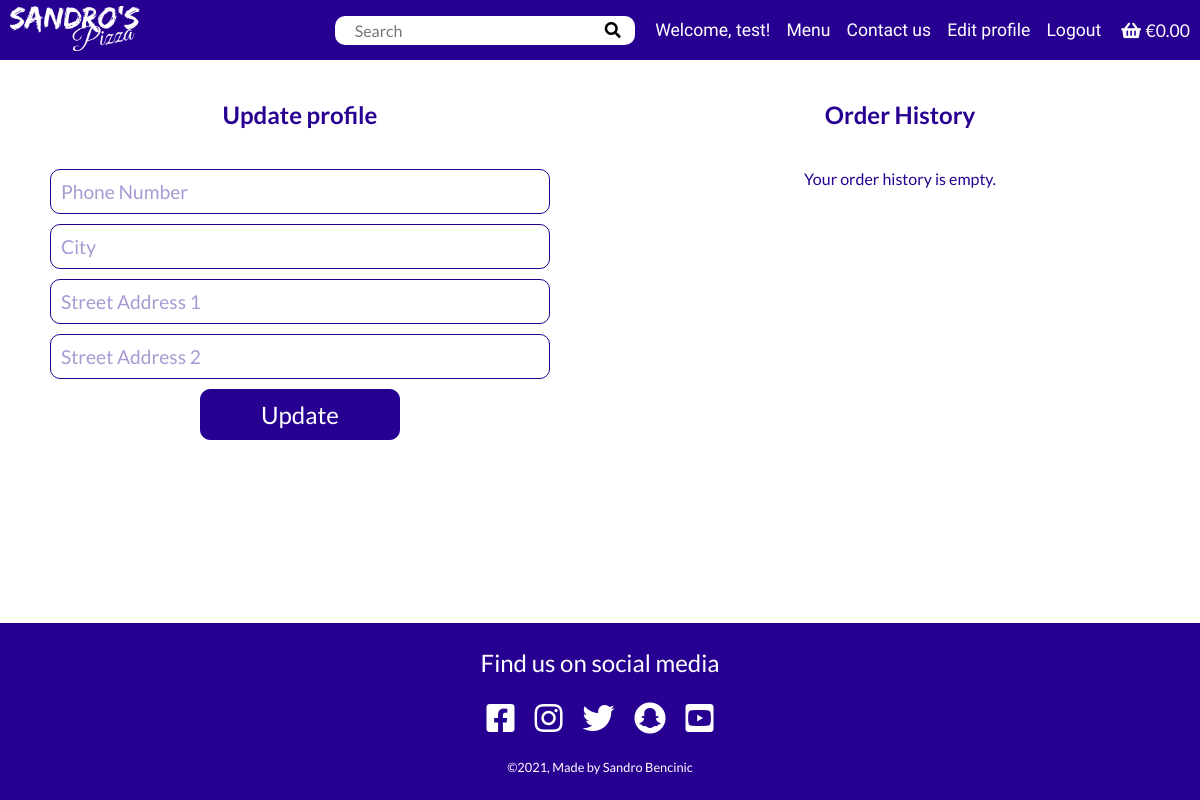
Page /profiles/profile/ (signed in) on the earlier database version.
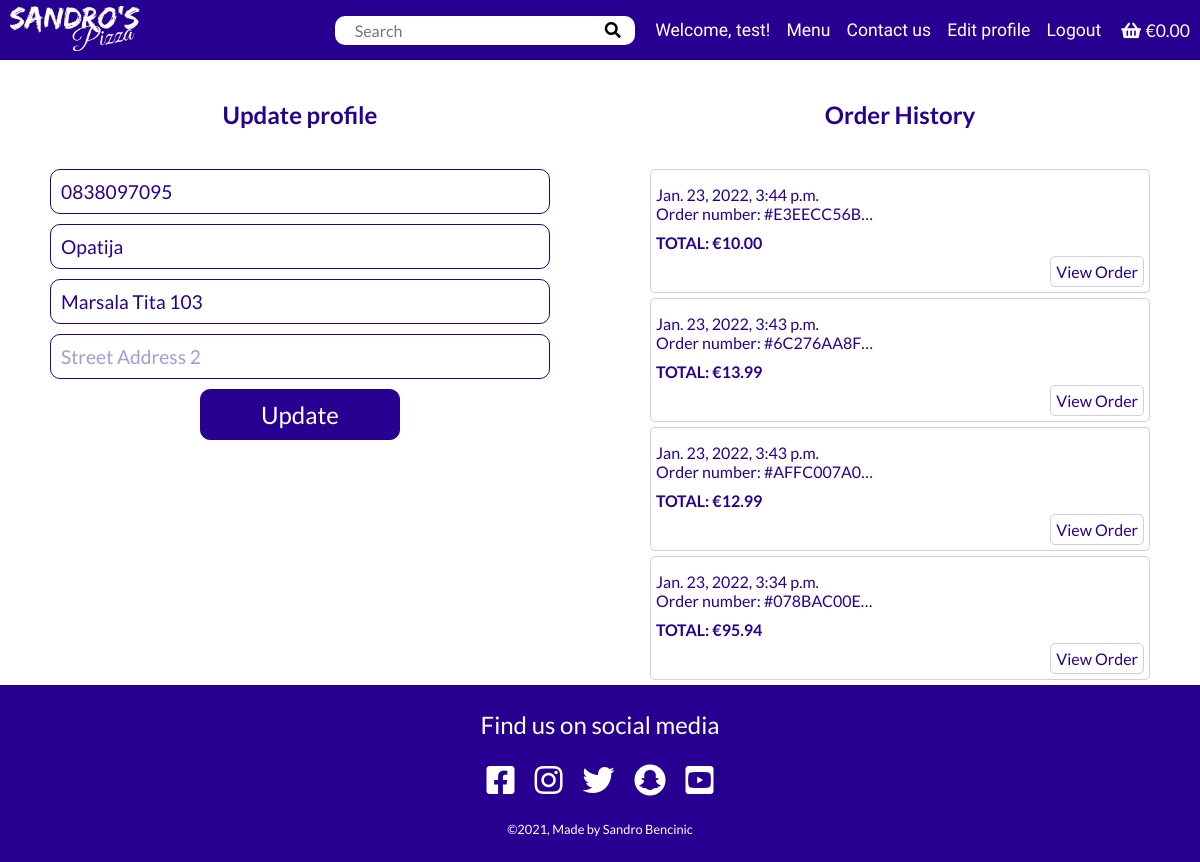
Same page on the later database version.
### profiles/models.py (models this page shows, shortened)
class UserProfile(models.Model):
    user = models.OneToOneField(User, on_delete=models.CASCADE)
    default_phone_number = models.CharField(
        max_length=20, null=True, blank=True)
    default_city = models.CharField(
        max_length=40, null=True, blank=True)
    default_street_address1 = models.CharField(
        max_length=80, null=True, blank=True)
    default_street_address2 = models.CharField(
        max_length=80, null=True, blank=True)

### checkout/models.py (models this page shows, shortened)
class Order(models.Model):
    user_profile = models.ForeignKey(
        UserProfile, on_delete=models.SET_NULL,
        null=True, blank=True, related_name='orders')
    full_name = models.CharField(max_length=100)
    email = models.EmailField(max_length=100)
    phone_number = models.CharField(max_length=100)
    street_address1 = models.CharField(max_length=100)
    street_address2 = models.CharField(max_length=100, null=True, blank=True)
    city = models.CharField(max_length=100)
    date = models.DateTimeField(auto_now_add=True)
    order_number = models.CharField(max_length=32, editable=False)
    order_total = models.DecimalField(
        max_digits=10, decimal_places=2, default=0, null=True)
    original_bag = models.TextField(null=False, blank=False, default='')
    stripe_pid = models.CharField(
        max_length=254, null=False, blank=False, default='')

### profiles/views.py (the view)
# urls.py: path('profile/', profile, name='profile'),
@login_required
def profile(request):
    profile = get_object_or_404(UserProfile, user=request.user)
    if request.method == 'POST':
        form = UserProfileForm(request.POST, instance=profile)
        if form.is_valid():
            form.save()
            messages.success(request, 'Profile updated successfully')
    form = UserProfileForm(instance=profile)
    orders = profile.orders.all()[::-1]
    context = {
        'form': form,
        'orders': orders
    }
    return render(request, 'profiles/profile.html', context)

### profiles/forms.py
class UserProfileForm(forms.ModelForm):
    class Meta:
        model = UserProfile
        exclude = ('user',)
    def __init__(self, *args, **kwargs):
        super().__init__(*args, **kwargs)
        placeholders = {
            'default_phone_number': 'Phone Number',
            'default_city': 'City',
            'default_street_address1': 'Street Address 1',
            'default_street_address2': 'Street Address 2',
        }
        self.fields['default_phone_number'].widget.attrs['autofocus'] = True
        for field in self.fields:
            if self.fields[field].required:
                placeholder = f'{placeholders[field]} *'
            else:
                placeholder = placeholders[field]
            self.fields[field].widget.attrs['placeholder'] = placeholder
            self.fields[field].label = False

### order/contexts.py (called while the page is built, shortened)
def contexts(request):
    bag_items = []
    grand_total = 0
    if request.user.is_authenticated:
        delivery_fee = 0
    else:
        delivery_fee = 2
    grand_total += delivery_fee
    order_time = None
    bag = request.session.get('bag', {})
    context = {
        'bag_items': bag_items,
        'grand_total': grand_total,
        'order_time': order_time,
        'delivery_fee': delivery_fee,
    }
    return context

### profiles/templates/profiles/profile.html (shortened to what this page needs)
{% extends 'base.html' %}
{% load static %}
{% block content %}
    <div class="profile-container">
        <div class="update-profile">
            <h2 class="update-profile__title">Update profile</h2>
            <form class="update-profile-form" action="{% url 'profile' %}" method="post">
                {{ form.as_p }}
                <button class="btn btn--update-profile" type="submit">Update</button>
            </form>
        </div>
        <div class="orderhistory">
            <h2 class="orderhistory__title">Order History</h2>
            {% if orders|length == 0  %}
                <p class="orderhistory__text">Your order history is empty.</p>
            {% else %}
                {% for order in orders %}
                    <div class="orderhistory__item">
                        <p class="orderhistory__date">{{ order.date }}</p>
                        <p class="orderhistory__number">Order number: #{{ order.order_number|truncatechars:10 }}</p>
                        <p class="orderhistory__total">TOTAL: €{{ order.order_total }}</p>
                        <a class="orderhistory__btn" href="{% url 'saved_order' order.order_number %}">View Order</a>
                    </div>
                {% endfor %}
            {% endif %}
        </div>
    </div>
{% endblock content %}

### templates/base.html (shortened to what this page needs)
{% load static %}
<!DOCTYPE html>
<html lang="en">
<head>
    <link rel="stylesheet" href="https://use.fontawesome.com/releases/v5.15.4/css/all.css">
    <link rel="stylesheet" href="https://cdnjs.cloudflare.com/ajax/libs/animate.css/4.1.1/animate.min.css">
    <link rel="stylesheet" href="{% static 'css/style.css' %}">
</head>
<body>
    <header class="navbar">
        <nav class="navbar__container">
            <a href="{% url 'index' %}">
                <img class="navbar__logo" src="{% static 'images/logo_bw.webp' %}" alt="Sandros pizza logo">
            </a>
            <div class="navbar__desktop-menu">
                <form class="navbar__search" action="{% url 'menu' %}" method="get" style="margin-right: 20px;">
                    <input class="search__input" type="text" name="q" id="q" placeholder="Search">
                    <button class="search__btn">
                        <i class="fas fa-search"></i>
                    </button>
                </form>
                <ul class="navbar__links">
                    {% if user.is_authenticated %}
                    <li class="navbar__user-desktop">
                        Welcome, {{ request.user }}!
                    </li>
                    {% endif %}
                    <li class="navbar__link">
                        <a href="{% url 'menu' %}">Menu</a>
                    </li>
                    <li class="navbar__link">
                        <a href="{% url 'contact' %}">Contact us</a>
                    </li>
                    {% if user.is_authenticated %}
                    <li class="navbar__link">
                        <a href="{% url 'profile' %}">Edit profile</a>
                    </li>
                    <li class="navbar__link">
                        <a href="{% url 'account_logout' %}">Logout</a>
                    </li>
                    {% endif %}
                    <li class="navbar__link" style="margin-left: 20px;">
                        <a href="{% url 'order' %}">
                            <i class="fas fa-shopping-basket"></i>
                            {% if bag_items %}
                            <span>€{{ grand_total|floatformat:2 }}</span>
                            {% else %}
                            <span>€0.00</span>
                            {% endif %}
                        </a>
                    </li>
                </ul>
            </div>
        </nav>
    </header>
    <div class="main-container">
        {% block content %}
        {% endblock content %}
    </div>
    <footer class="footer">
        <p class="footer__title">Find us on social media</p>
        <ul class="footer__links">
        <li>
            <a href="https://www.facebook.com/" target="_blank"
            aria-label="link to facebook (opens in new tab)" rel="noopener">
            <i class="fab fa-facebook-square"></i>
            </a>
        </li>
        <li>
            <a href="https://www.instagram.com/" target="_blank"
            aria-label="link to instagram (opens in new tab)" rel="noopener">
            <i class="fab fa-instagram"></i>
            </a>
        </li>
        <li>
            <a href="https://twitter.com/" target="_blank"
            aria-label="link to twitter (opens in new tab)" rel="noopener">
            <i class="fab fa-twitter"></i>
            </a>
        </li>
        <li>
            <a href="https://www.snapchat.com/" target="_blank"
            aria-label="link to snapchat (opens in new tab)" rel="noopener">
            <i class="fab fa-snapchat"></i>
            </a>
        </li>
        <li>
            <a href="https://www.youtube.com/" target="_blank"
            aria-label="link to youtube (opens in new tab)" rel="noopener">
            <i class="fab fa-youtube-square"></i>
            </a>
        </li>
        </ul>
        <p class="footer__copyright">©2021, Made by Sandro Bencinic</p>
    </footer>
</body>
</html>

Differences in the rows shown:
changed UserProfile: default_phone_number (not shown) → "0838097095"; default_city (not shown) → "Opatija"; default_street_address1 (not shown) → "Marsala Tita 103"
added Order: date "Jan. 23, 2022, 3:44 p.m.", order_number "E3EECC56B…", order_total "10.00"
added Order: date "Jan. 23, 2022, 3:43 p.m.", order_number "6C276AA8F…", order_total "13.99"
added Order: date "Jan. 23, 2022, 3:43 p.m.", order_number "AFFC007A0…", order_total "12.99"
added Order: date "Jan. 23, 2022, 3:34 p.m.", order_number "078BAC00E…", order_total "95.94"
Other differences:
text no longer shown: "Your order history is empty."
